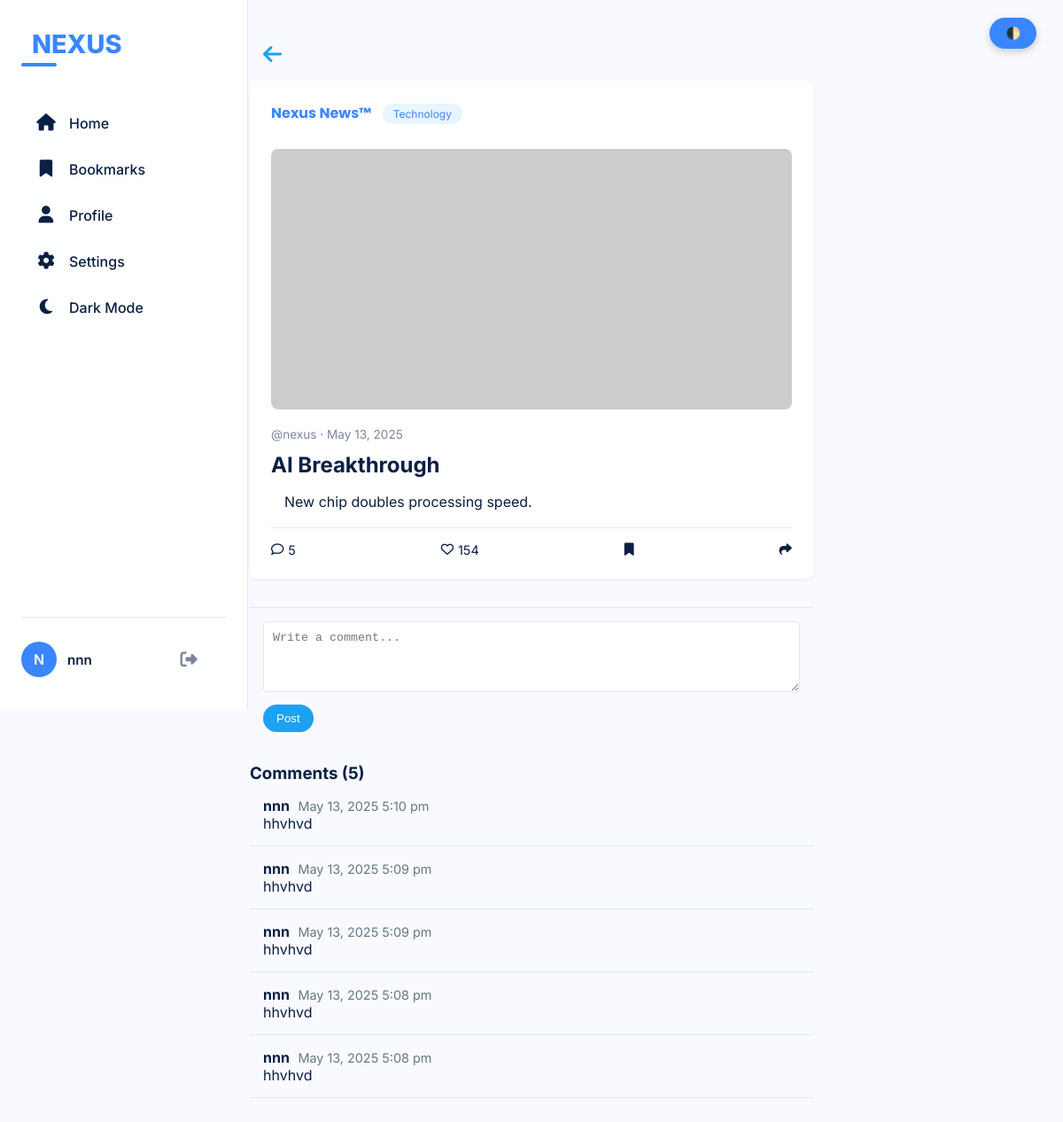
Screenshot of /view-article.php?id=1 (signed in) with the database file from the repository.
### tables this page shows
CREATE TABLE `users` (
  `id` int(11) NOT NULL,
  `email` varchar(255) NOT NULL,
  `username` varchar(50) NOT NULL,
  `password` varchar(255) NOT NULL,
  `created_at` timestamp NOT NULL DEFAULT current_timestamp()
);

CREATE TABLE `news_card` (
  `id` int(11) NOT NULL,
  `title` varchar(255) NOT NULL,
  `content` text NOT NULL,
  `category` enum('technology','sports','politics','entertainment') NOT NULL,
  `image_path` varchar(255) DEFAULT NULL,
  `likes` int(11) DEFAULT 0,
  `created_at` timestamp NOT NULL DEFAULT current_timestamp(),
  `updated_at` timestamp NOT NULL DEFAULT current_timestamp() ON UPDATE current_timestamp()
);

CREATE TABLE comments (
    id INT AUTO_INCREMENT PRIMARY KEY,
    user_id INT NOT NULL,
    news_id INT NOT NULL,
    content TEXT NOT NULL,
    created_at TIMESTAMP DEFAULT CURRENT_TIMESTAMP,
    FOREIGN KEY (user_id) REFERENCES users(id),
    FOREIGN KEY (news_id) REFERENCES news_card(id)
);

### view-article.php (the view, shortened to what this page needs)
<?php
require_once 'includes/db.php';
$user_id = $_SESSION['user_id'];
$article_id = isset($_GET['id']) ? (int)$_GET['id'] : 0;
try {
    $stmt = $pdo->prepare("
        SELECT n.id, n.title, n.content, n.category, n.image_path, n.likes, n.created_at,
               (SELECT COUNT(*) FROM bookmarks b WHERE b.news_id = n.id AND b.user_id = ?) as is_bookmarked,
               (SELECT COUNT(*) FROM likes WHERE news_id = n.id AND user_id = ?) as is_liked
        FROM news_card n
        WHERE n.id = ?
    ");
    $stmt->execute([$user_id, $user_id, $article_id]);
    $article = $stmt->fetch();
    $stmt = $pdo->prepare("
        SELECT c.id, c.content, c.created_at, u.username
        FROM comments c
        JOIN users u ON c.user_id = u.id
        WHERE c.news_id = ?
        ORDER BY c.created_at DESC
    ");
    $stmt->execute([$article_id]);
    $comments = $stmt->fetchAll();
} catch (PDOException $e) {
    die("Failed to load article: " . $e->getMessage());
}
?>
<!DOCTYPE html>
<html lang="en">
<head>
    <link href="https://cdnjs.cloudflare.com/ajax/libs/font-awesome/5.15.3/css/all.min.css" rel="stylesheet" />
    <link href="style.css" rel="stylesheet">
    <link href="mobile-style.css" rel="stylesheet">
</head>
<body>
    <div class="container" role="main">
        <?php include 'navigation.php'; ?>
        <main>
            <div class="back-button" onclick="window.history.back();">
                <i class="fas fa-arrow-left"></i>
            </div>
            <article class="tweet" aria-label="News item: <?php echo htmlspecialchars($article['title']); ?>">
                <div class="tweet-header">
                    <div>
                        <span class="name">Nexus News™</span>
                        <span class="category"><?php echo htmlspecialchars(ucfirst($article['category'])); ?></span>
                    </div>
                </div>
                <?php if ($article['image_path']): ?>
                    <img
                        src="<?php echo htmlspecialchars($article['image_path']); ?>"
                        alt="Image for news: <?php echo htmlspecialchars($article['title']); ?>"
                        class="tweet-image"
                        loading="lazy"
                    />
                <?php endif; ?>
                <div class="tweet-header">
                    <span class="time">@nexus · <?php echo date('M j, Y', strtotime($article['created_at'])); ?></span>
                </div>
                <h2><?php echo htmlspecialchars($article['title']); ?></h2>
                <div class="article-content"><?php echo nl2br(htmlspecialchars($article['content'])); ?></div>
                <footer>
                    <div><i class="far fa-comment"></i> <?php echo count($comments); ?></div>
                    <div onclick="toggleLike(<?php echo $article['id']; ?>, <?php echo $article['is_liked'] ? 'true' : 'false'; ?>, this)">
                        <i class="<?php echo $article['is_liked'] ? 'fas liked' : 'far'; ?> fa-heart"></i>
                        <span class="like-count"><?php echo $article['likes']; ?></span>
                    </div>
                    <div class="<?php echo $article['is_bookmarked'] ? 'bookmarked' : ''; ?>"
                        onclick="toggleBookmark(<?php echo $article['id']; ?>, <?php echo $article['is_bookmarked'] ? 'true' : 'false'; ?>, this)">
                        <i class="fas fa-bookmark"></i>
                    </div>
                    <div><i class="fas fa-share"></i></div>
                </footer>
            </article>
            <div class="comment-form">
                <form method="POST" id="comment-form">
                    <textarea name="comment" placeholder="Write a comment..." required></textarea>
                    <button type="submit">Post</button>
                </form>
            </div>
            <div class="comments-section">
                <h3>Comments (<?php echo count($comments); ?>)</h3>
                <?php if (empty($comments)): ?>
                    <p>No comments yet. Be the first to comment!</p>
                <?php else: ?>
                    <?php foreach ($comments as $comment): ?>
                        <div class="comment">
                            <div class="comment-content">
                                <div>
                                    <span class="comment-user"><?php echo htmlspecialchars($comment['username']); ?></span>
                                    <span class="comment-time">
                                        <?php echo date('M j, Y g:i a', strtotime($comment['created_at'])); ?>
                                    </span>
                                </div>
                                <div><?php echo nl2br(htmlspecialchars($comment['content'])); ?></div>
                            </div>
                        </div>
                    <?php endforeach; ?>
                <?php endif; ?>
            </div>
        </main>
    </div>
    <?php include 'mobile-menu.php'; ?>
</body>
</html>

### navigation.php (shortened to what this page needs)
<?php
require_once 'includes/auth.php';
require_once 'includes/db.php';
$user_id = $_SESSION['user_id'];
$current_page = basename($_SERVER['PHP_SELF']);
try {
    $user_stmt = $pdo->prepare("SELECT email, username FROM users WHERE id = ?");
    $user_stmt->execute([$user_id]);
    $user = $user_stmt->fetch(PDO::FETCH_ASSOC);
} catch (PDOException $e) {
    error_log("Database error: " . $e->getMessage());
    $user = ['username' => 'User', 'email' => 'user@example.com'];
    $bookmark_count = 0;
}
$initials = '';
if (!empty($user['username'])) {
    $name_parts = explode(' ', $user['username']);
    foreach ($name_parts as $part) {
        $initials .= strtoupper(substr($part, 0, 1));
    }
    $initials = substr($initials, 0, 2);
} else {
    $initials = 'US';
}
?>
<nav aria-label="Primary Navigation">
  <div class="logo">NEXUS</div>
  <ul>
    <li>
      <a href="index1.php" class="<?= $current_page === 'index1.php' ? 'active' : '' ?>">
        <i class="fas fa-home"></i>
        <span>Home</span>
      </a>
    </li>
    <li>
      <a href="bookmarks.php" class="<?= $current_page === 'bookmarks.php' ? 'active' : '' ?>">
        <i class="fas fa-bookmark"></i>
        <span>Bookmarks</span>
      </a>
    </li>
    <li>
      <a href="user-dash.php" class="<?= $current_page === 'user-dash.php' ? 'active' : '' ?>">
        <i class="fas fa-user"></i>
        <span>Profile</span>
      </a>
    </li>
    <li>
      <a href="#" class="<?= $current_page === 'settings.php' ? 'active' : '' ?>">
        <i class="fas fa-cog"></i>
        <span>Settings</span>
      </a>
    </li>
    <li>
      <a href="#" id="dark-mode-toggle">
        <i class="fas fa-moon"></i>
        <span>Dark Mode</span>
      </a>
    </li>
  </ul>
  <div class="user-profile">
    <div class="user-avatar"><?= $initials ?></div>
    <div class="user-info">
      <div class="user-name"><?= htmlspecialchars($user['username']) ?></div>
    </div>
    <a href="index.php" class="logout-btn" aria-label="Log out">
      <i class="fas fa-sign-out-alt"></i>
    </a>
  </div>
</nav>

### style.css (style rules this page uses)
:root { --primary: #1da1f2; --bg: #f5f8fa; --text: #14171a; --muted: #657786; --card-bg: #ffffff; --border: #e1e8ed; --hover: rgba(29, 161, 242, 0.1); --dark-bg: #121212; --dark-text: #eaeaea; --dark-card-bg: #1e1e1e; --dark-border: #333; --dark-muted: #aaa; --font: 'Inter', 'Segoe UI', sans-serif; scroll-behavior: smooth; }
* { box-sizing: border-box; margin: 0; padding: 0; }
body { font-family: var(--font); background-color: var(--bg); color: var(--text); transition: background-color 0.4s ease, color 0.4s ease; }
.container { display: flex; min-height: 100vh; }
main { flex: 1; max-width: 700px; margin: 0 auto; padding: 2rem; width: 100%; }
.tweet { background: var(--card-bg); border-radius: 8px; padding: 1.5rem; margin-bottom: 2rem; width: 100%; max-width: 100%; box-sizing: border-box; }
.tweet.visible { opacity: 1; transform: translateY(0); }
.tweet-image { width: 100%; border-radius: var(--radius); margin-bottom: 1rem; object-fit: cover; max-height: 300px; }
.name { font-weight: 600; font-family: 'Poppins', sans-serif; }
.time { font-size: 0.9rem; color: var(--light-text); }
.category { display: inline-block; background: rgba(29, 161, 242, 0.1); color: var(--primary); padding: 0.3rem 1rem; border-radius: 50px; font-size: 0.8rem; margin-bottom: 1rem; }
.tweet footer { display: flex; justify-content: space-between; padding-top: 1rem; border-top: 1px solid var(--border); font-size: 0.9rem; }
.tweet footer div { display: flex; align-items: center; gap: 0.3rem; color: var(--light-text); cursor: pointer; transition: color 0.2s; }
#bookmarked-feed .tweet, main article.tweet { width: 100%; max-width: 100%; }
.tweet { background: var(--card-bg); border-radius: 8px; padding: 1.5rem; box-shadow: 0 2px 4px rgba(0, 0, 0, 0.05); transition: transform 0.2s ease; }
.tweet-header { display: flex; justify-content: space-between; align-items: center; margin-bottom: 0.75rem; }
.tweet-header .name { font-weight: 700; color: var(--primary); }
.tweet-header .category { background: rgba(29, 161, 242, 0.1); color: var(--primary); padding: 0.25rem 0.75rem; border-radius: 50px; font-size: 0.75rem; margin-left: 0.5rem; }
.tweet-header .time { color: var(--muted); font-size: 0.85rem; }
.tweet-image { width: 100%; border-radius: 8px; margin-bottom: 1rem; max-height: 300px; object-fit: cover; }

### view-article.php (style rules this page uses)
.back-button { display: inline-block; margin: 15px; font-size: 1.5em; color: #1da1f2; cursor: pointer; }
.article-content { padding: 15px; line-height: 1.6; }
.comment-form { margin: 20px 0; padding: 15px; border-top: 1px solid #e1e8ed; }
.comment-form textarea { width: 100%; padding: 10px; border: 1px solid #e1e8ed; border-radius: 5px; resize: vertical; min-height: 80px; margin-bottom: 10px; }
.comment-form button { background-color: #1da1f2; color: white; border: none; padding: 8px 15px; border-radius: 20px; cursor: pointer; }
.comment { padding: 15px; border-bottom: 1px solid #e1e8ed; display: flex; }
.comment-content { flex-grow: 1; }
.comment-user { font-weight: bold; margin-right: 5px; }
.comment-time { color: #657786; font-size: 0.9em; }
.tweet footer div { cursor: pointer; transition: color 0.2s; }

### rows the page displays
users: username "nnn"
news_card: category "Technology", created_at "May 13, 2025", title "AI Breakthrough", content "New chip doubles processing speed.", likes "154"
comments: user.username "nnn", created_at "May 13, 2025 5:10 pm", content "hhvhvd"
comments: user.username "nnn", created_at "May 13, 2025 5:09 pm", content "hhvhvd"
comments: user.username "nnn", created_at "May 13, 2025 5:09 pm", content "hhvhvd"
comments: user.username "nnn", created_at "May 13, 2025 5:08 pm", content "hhvhvd"
comments: user.username "nnn", created_at "May 13, 2025 5:08 pm", content "hhvhvd"

### other values shown
$initials "N"
count($comments) "5"
